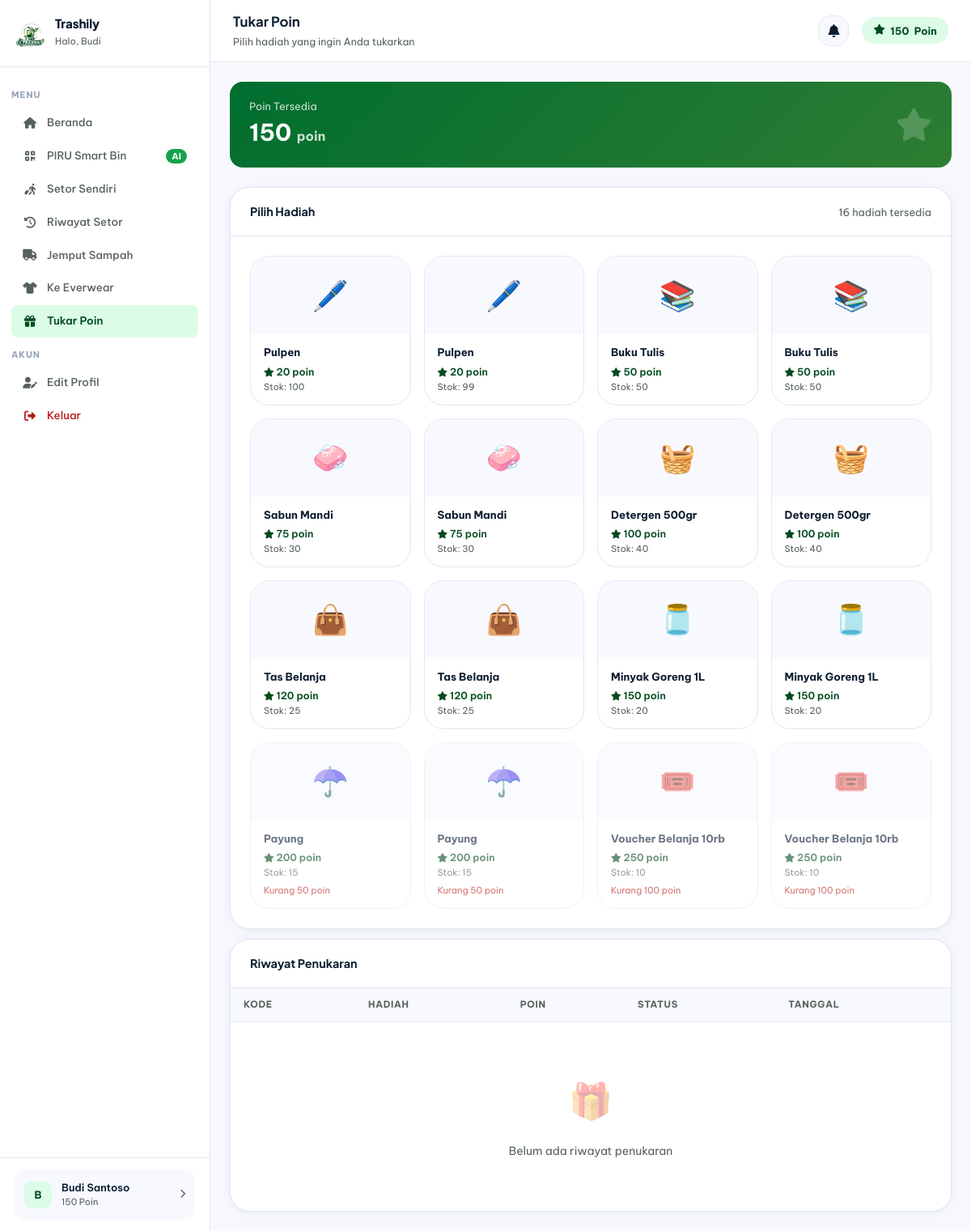
The page /customer/penukaran.php (signed in) on the database as committed earlier.
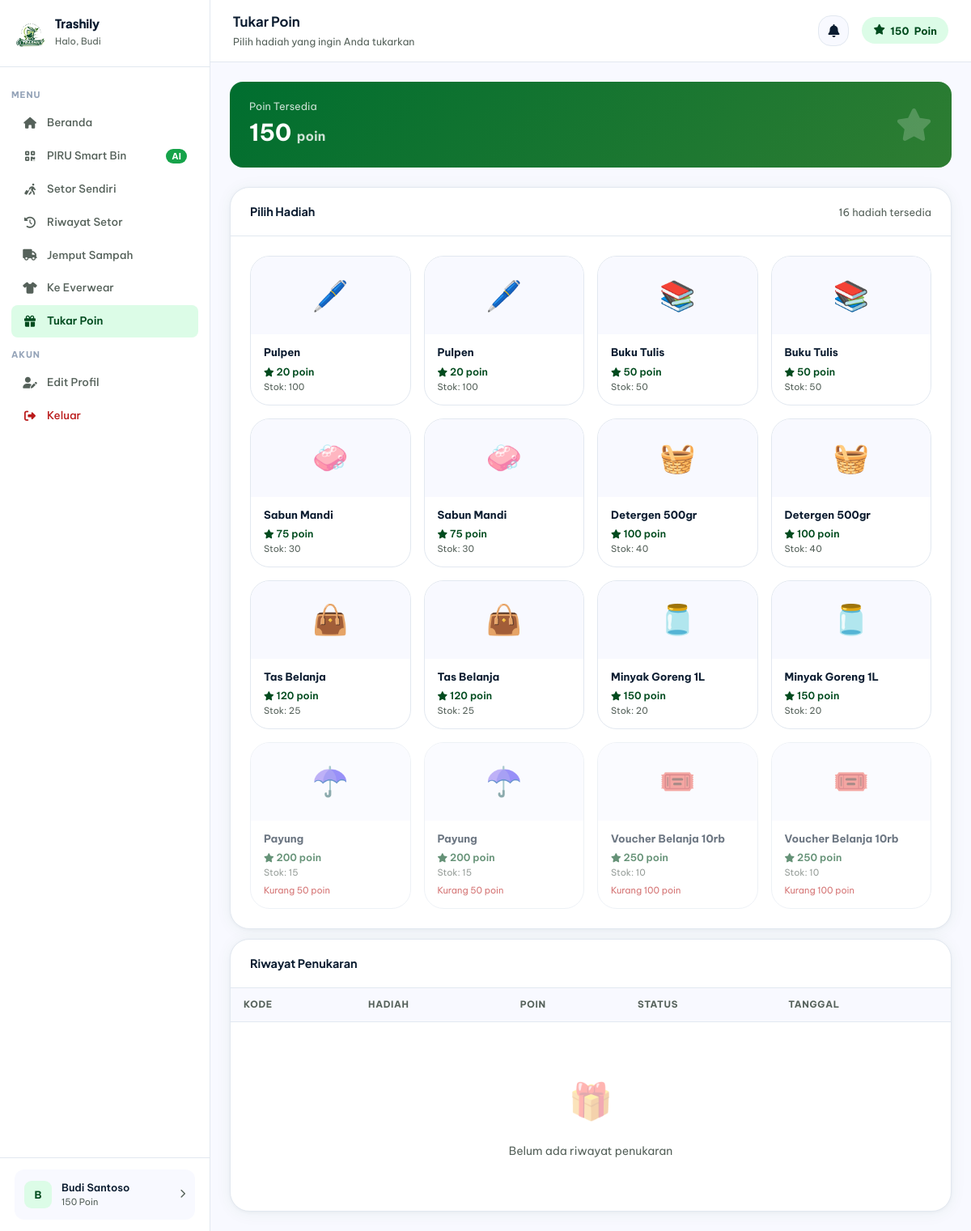
The same page on the database as committed later.
### tables this page shows
CREATE TABLE `hadiah` (
  `id` int NOT NULL,
  `nama` varchar(100) NOT NULL,
  `deskripsi` text,
  `poin_dibutuhkan` int NOT NULL,
  `stok` int DEFAULT '0',
  `gambar` varchar(255) DEFAULT NULL,
  `is_active` tinyint(1) DEFAULT '1',
  `created_at` timestamp NULL DEFAULT CURRENT_TIMESTAMP
);

### customer/penukaran.php (the view, shortened to what the changed rows need)
<?php
require_once '../config/database.php';
$uid = $_SESSION['user_id'];
$user = $conn->query("SELECT poin FROM users WHERE id = $uid")->fetch_assoc();
$poin_user = $user['poin'];
$hadiah_list = $conn->query("SELECT * FROM hadiah WHERE is_active = 1 ORDER BY poin_dibutuhkan ASC");
$hadiah_arr = [];
while ($h = $hadiah_list->fetch_assoc()) $hadiah_arr[] = $h;
$hadiah_emoji_map = ['Pulpen'=>'🖊️','Buku'=>'📚','Sabun'=>'🧼','Minyak'=>'🫙','Detergen'=>'🧺','Payung'=>'☂️','Tas'=>'👜','Voucher'=>'🎟️'];
function getEmoji2($nama) {
    global $hadiah_emoji_map;
    foreach ($hadiah_emoji_map as $key => $emoji) {
        if (stripos($nama, $key) !== false) return $emoji;
    }
    return '🎁';
}
?>
<!DOCTYPE html>
<html lang="id">
<head>
    <link rel="stylesheet" href="https://cdnjs.cloudflare.com/ajax/libs/font-awesome/6.5.0/css/all.min.css">
    <link rel="stylesheet" href="../assets/css/output.css">
</head>
<body>
<div class="layout">
    <?php include '../includes/sidebar_customer.php'; ?>
    <main class="main">
        <div class="topbar">
            <div class="topbar-left">
                <div>
                    <h1>Tukar Poin</h1>
                </div>
            </div>
        </div>
        <div class="content">
            <div class="card mb-3">
                <div class="card-body">
                    <?php if (empty($hadiah_arr)): ?>
                    <div class="empty-state"><div class="empty-icon">🎁</div><p>Belum ada hadiah tersedia</p></div>
                    <?php else: ?>
                    <div class="hadiah-grid">
                        <?php foreach ($hadiah_arr as $h):
                            $bisa = $poin_user >= $h['poin_dibutuhkan'] && $h['stok'] > 0;
                        ?>
                        <div class="hadiah-card <?= !$bisa ? 'disabled' : '' ?>"
                             onclick="<?= $bisa ? "pilihHadiah({$h['id']}, '{$h['nama']}', {$h['poin_dibutuhkan']})" : "Swal.fire({icon:'warning',title:'Poin Kurang',text:'Poin Anda tidak mencukupi untuk hadiah ini.',confirmButtonColor:'#4CAF50'})" ?>"
                             style="<?= !$bisa ? 'opacity:.6;cursor:not-allowed' : '' ?>">
                            <div class="hadiah-img"><?= getEmoji2($h['nama']) ?></div>
                            <div class="hadiah-info">
                                <div class="hadiah-name"><?= htmlspecialchars($h['nama']) ?></div>
                                <div class="hadiah-poin"><i class="fa-solid fa-star" style="font-size:.7rem"></i> <?= number_format($h['poin_dibutuhkan']) ?> poin</div>
                                <div class="hadiah-stok">Stok: <?= $h['stok'] ?></div>
                            </div>
                        </div>
                        <?php endforeach; ?>
                    </div>
                    <?php endif; ?>
                </div>
            </div>
            <div class="card">
                <div class="table-wrap">
                    <table>
                        <thead>
                            <tr>
                                <th>Kode</th>
                                <th>Hadiah</th>
                                <th>Poin</th>
                                <th>Status</th>
                                <th>Tanggal</th>
                            </tr>
                        </thead>
                    </table>
                </div>
            </div>
        </div>
    </main>
</div>
</body>
</html>

Rows that differ between the two databases and show on the page:
changed hadiah (number 2 of 16 on the later page): stok "99" → "100"
